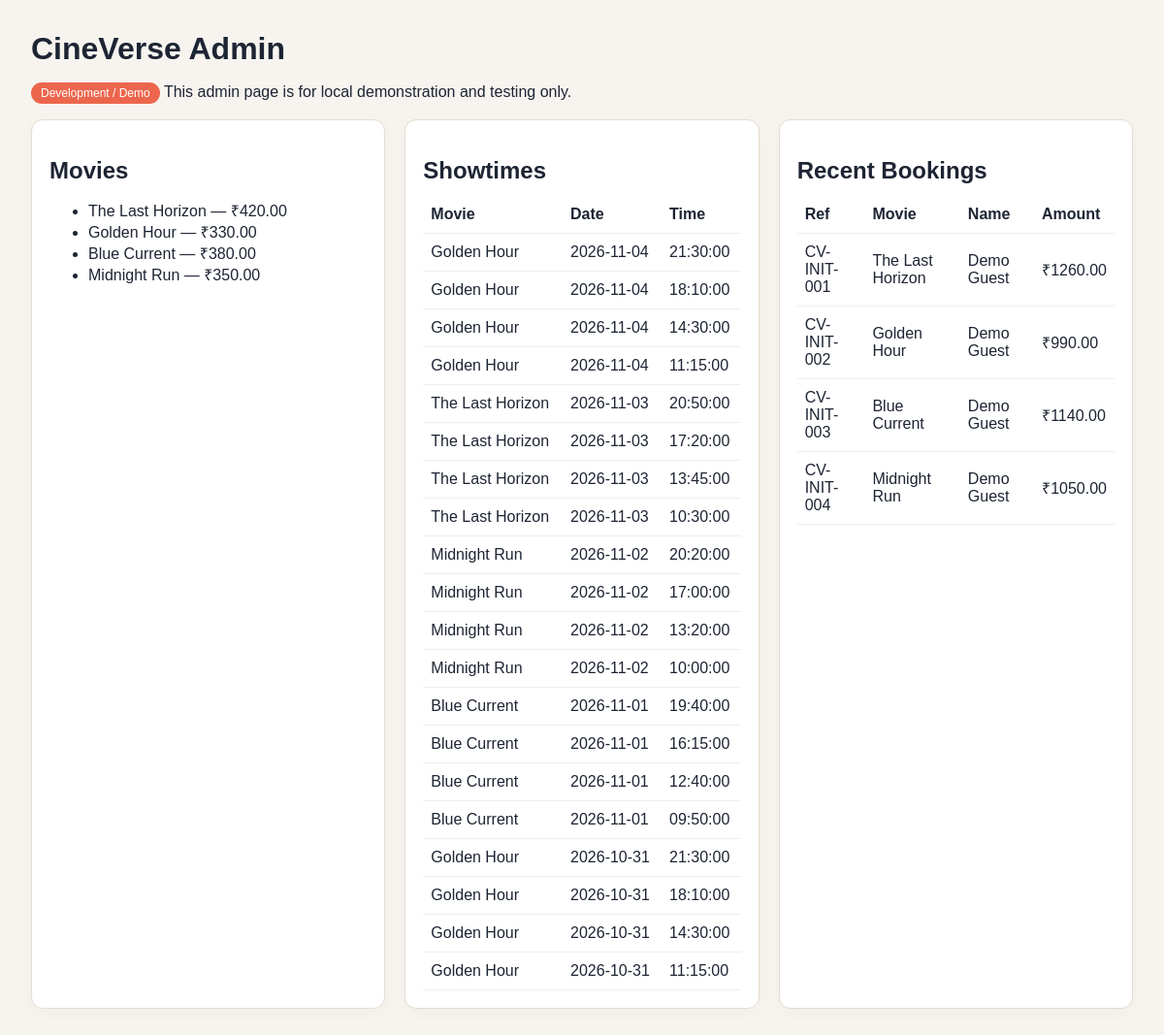
The app's page /admin/index.php with its own data.
### tables this page shows
CREATE TABLE movies (
    id INT AUTO_INCREMENT PRIMARY KEY,
    title VARCHAR(150) NOT NULL,
    art TEXT,
    meta VARCHAR(255),
    genre VARCHAR(100),
    duration VARCHAR(50),
    rating DECIMAL(3,1),
    price DECIMAL(10,2) NOT NULL,
    created_at TIMESTAMP DEFAULT CURRENT_TIMESTAMP
);

CREATE TABLE showtimes (
    id INT AUTO_INCREMENT PRIMARY KEY,
    movie_id INT NOT NULL,
    show_date DATE NOT NULL,
    show_time TIME NOT NULL,
    created_at TIMESTAMP DEFAULT CURRENT_TIMESTAMP,
    CONSTRAINT fk_showtimes_movie FOREIGN KEY (movie_id) REFERENCES movies(id),
    KEY idx_showtimes_movie_id (movie_id),
    KEY idx_showtimes_date (show_date),
    KEY idx_showtimes_time (show_time)
);

CREATE TABLE bookings (
    id BIGINT AUTO_INCREMENT PRIMARY KEY,
    booking_reference VARCHAR(30) NOT NULL UNIQUE,
    movie_id INT NOT NULL,
    showtime_id INT NOT NULL,
    customer_name VARCHAR(100) NOT NULL,
    customer_email VARCHAR(150) NOT NULL,
    total_amount DECIMAL(10,2) NOT NULL,
    status ENUM('confirmed','cancelled') DEFAULT 'confirmed',
    created_at TIMESTAMP DEFAULT CURRENT_TIMESTAMP,
    CONSTRAINT fk_bookings_movie FOREIGN KEY (movie_id) REFERENCES movies(id),
    CONSTRAINT fk_bookings_showtime FOREIGN KEY (showtime_id) REFERENCES showtimes(id)
);

### admin/index.php (the view, shortened to what this page needs)
<?php
try {
    $pdo = getDatabaseConnection();
    $movies = $pdo->query('SELECT id, title, price FROM movies ORDER BY id ASC')->fetchAll();
    $showtimes = $pdo->query('SELECT s.id, m.title AS movie_title, s.show_date, s.show_time FROM showtimes s JOIN movies m ON m.id = s.movie_id ORDER BY s.show_date DESC, s.show_time DESC LIMIT 20')->fetchAll();
    $bookings = $pdo->query('SELECT b.id, b.booking_reference, m.title AS movie_title, b.customer_name, b.total_amount, b.created_at FROM bookings b JOIN movies m ON m.id = b.movie_id ORDER BY b.created_at DESC LIMIT 20')->fetchAll();
} catch (Throwable $e) {
    $movies = [];
    $showtimes = [];
    $bookings = [];
}
?>
<!DOCTYPE html>
<html lang="en">
<head>
</head>
<body>
    <h1>CineVerse Admin</h1>
    <p><span class="badge">Development / Demo</span> This admin page is for local demonstration and testing only.</p>
    <div class="grid">
        <section class="card">
            <h2>Movies</h2>
            <?php if ($movies): ?>
                <ul>
                    <?php foreach ($movies as $movie): ?>
                        <li><?php echo htmlspecialchars($movie['title']); ?> — ₹<?php echo htmlspecialchars((string)$movie['price']); ?></li>
                    <?php endforeach; ?>
                </ul>
            <?php else: ?>
                <p>No movies found.</p>
            <?php endif; ?>
        </section>
        <section class="card">
            <h2>Showtimes</h2>
            <?php if ($showtimes): ?>
                <table>
                    <tr><th>Movie</th><th>Date</th><th>Time</th></tr>
                    <?php foreach ($showtimes as $show): ?>
                        <tr>
                            <td><?php echo htmlspecialchars($show['movie_title']); ?></td>
                            <td><?php echo htmlspecialchars($show['show_date']); ?></td>
                            <td><?php echo htmlspecialchars($show['show_time']); ?></td>
                        </tr>
                    <?php endforeach; ?>
                </table>
            <?php else: ?>
                <p>No showtimes found.</p>
            <?php endif; ?>
        </section>
        <section class="card">
            <h2>Recent Bookings</h2>
            <?php if ($bookings): ?>
                <table>
                    <tr><th>Ref</th><th>Movie</th><th>Name</th><th>Amount</th></tr>
                    <?php foreach ($bookings as $booking): ?>
                        <tr>
                            <td><?php echo htmlspecialchars($booking['booking_reference']); ?></td>
                            <td><?php echo htmlspecialchars($booking['movie_title']); ?></td>
                            <td><?php echo htmlspecialchars($booking['customer_name']); ?></td>
                            <td>₹<?php echo htmlspecialchars((string)$booking['total_amount']); ?></td>
                        </tr>
                    <?php endforeach; ?>
                </table>
            <?php else: ?>
                <p>No recent bookings found.</p>
            <?php endif; ?>
        </section>
    </div>
</body>
</html>

### admin/index.php (style rules this page uses)
body { font-family: Arial, sans-serif; margin: 32px; background: #f7f4ef; color: #1d2433; }
h1, h2 { margin-bottom: 12px; }
.grid { display: grid; grid-template-columns: repeat(auto-fit, minmax(260px, 1fr)); gap: 20px; }
.card { background: white; border: 1px solid #e4ddd0; border-radius: 12px; padding: 18px; box-shadow: 0 4px 18px rgba(0,0,0,0.03); }
table { width: 100%; border-collapse: collapse; }
th, td { text-align: left; padding: 10px 8px; border-bottom: 1px solid #eee; }
.badge { display: inline-block; background: #ec664d; color: white; border-radius: 999px; padding: 4px 10px; font-size: 12px; }

### records on screen
movies: title "The Last Horizon", price "420.00"
movies: title "Golden Hour", price "330.00"
movies: title "Blue Current", price "380.00"
movies: title "Midnight Run", price "350.00"
showtimes: movie.title "Golden Hour", show_date "2026-11-04", show_time "21:30:00"
showtimes: movie.title "Golden Hour", show_date "2026-11-04", show_time "18:10:00"
showtimes: movie.title "Golden Hour", show_date "2026-11-04", show_time "14:30:00"
showtimes: movie.title "Golden Hour", show_date "2026-11-04", show_time "11:15:00"
showtimes: movie.title "The Last Horizon", show_date "2026-11-03", show_time "20:50:00"
showtimes: movie.title "The Last Horizon", show_date "2026-11-03", show_time "17:20:00"
showtimes: movie.title "The Last Horizon", show_date "2026-11-03", show_time "13:45:00"
showtimes: movie.title "The Last Horizon", show_date "2026-11-03", show_time "10:30:00"
showtimes: movie.title "Midnight Run", show_date "2026-11-02", show_time "20:20:00"
showtimes: movie.title "Midnight Run", show_date "2026-11-02", show_time "17:00:00"
showtimes: movie.title "Midnight Run", show_date "2026-11-02", show_time "13:20:00"
showtimes: movie.title "Midnight Run", show_date "2026-11-02", show_time "10:00:00"
showtimes: movie.title "Blue Current", show_date "2026-11-01", show_time "19:40:00"
showtimes: movie.title "Blue Current", show_date "2026-11-01", show_time "16:15:00"
showtimes: movie.title "Blue Current", show_date "2026-11-01", show_time "12:40:00"
showtimes: movie.title "Blue Current", show_date "2026-11-01", show_time "09:50:00"
showtimes: movie.title "Golden Hour", show_date "2026-10-31", show_time "21:30:00"
showtimes: movie.title "Golden Hour", show_date "2026-10-31", show_time "18:10:00"
showtimes: movie.title "Golden Hour", show_date "2026-10-31", show_time "14:30:00"
showtimes: movie.title "Golden Hour", show_date "2026-10-31", show_time "11:15:00"
bookings: booking_reference "CV-INIT-001", movie.title "The Last Horizon", customer_name "Demo Guest", total_amount "1260.00"
bookings: booking_reference "CV-INIT-002", movie.title "Golden Hour", customer_name "Demo Guest", total_amount "990.00"
bookings: booking_reference "CV-INIT-003", movie.title "Blue Current", customer_name "Demo Guest", total_amount "1140.00"
bookings: booking_reference "CV-INIT-004", movie.title "Midnight Run", customer_name "Demo Guest", total_amount "1050.00"
